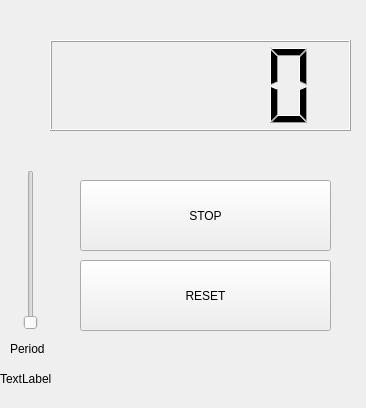
<?xml version="1.0" encoding="UTF-8"?>
<ui version="4.0">
 <class>Counter</class>
 <widget class="QWidget" name="Counter">
  <property name="geometry">
   <rect>
    <x>0</x>
    <y>0</y>
    <width>366</width>
    <height>408</height>
   </rect>
  </property>
  <property name="windowTitle">
   <string>Counter</string>
  </property>
  <widget class="QPushButton" name="button">
   <property name="geometry">
    <rect>
     <x>80</x>
     <y>180</y>
     <width>251</width>
     <height>71</height>
    </rect>
   </property>
   <property name="text">
    <string>STOP</string>
   </property>
  </widget>
  <widget class="QLCDNumber" name="lcdNumber">
   <property name="geometry">
    <rect>
     <x>50</x>
     <y>40</y>
     <width>301</width>
     <height>91</height>
    </rect>
   </property>
  </widget>
  <widget class="QPushButton" name="pushButton">
   <property name="geometry">
    <rect>
     <x>80</x>
     <y>260</y>
     <width>251</width>
     <height>71</height>
    </rect>
   </property>
   <property name="text">
    <string>RESET</string>
   </property>
  </widget>
  <widget class="QSlider" name="verticalSlider">
   <property name="geometry">
    <rect>
     <x>10</x>
     <y>170</y>
     <width>41</width>
     <height>160</height>
    </rect>
   </property>
   <property name="minimum">
    <number>500</number>
   </property>
   <property name="maximum">
    <number>10000</number>
   </property>
   <property name="orientation">
    <enum>Qt::Vertical</enum>
   </property>
  </widget>
  <widget class="QLabel" name="label">
   <property name="geometry">
    <rect>
     <x>10</x>
     <y>340</y>
     <width>66</width>
     <height>18</height>
    </rect>
   </property>
   <property name="text">
    <string>Period</string>
   </property>
  </widget>
  <widget class="QLabel" name="label_2">
   <property name="geometry">
    <rect>
     <x>0</x>
     <y>370</y>
     <width>66</width>
     <height>18</height>
    </rect>
   </property>
   <property name="text">
    <string>TextLabel</string>
   </property>
  </widget>
 </widget>
 <resources/>
 <connections>
  <connection>
   <sender>verticalSlider</sender>
   <signal>valueChanged(int)</signal>
   <receiver>label_2</receiver>
   <slot>setNum(int)</slot>
   <hints>
    <hint type="sourcelabel">
     <x>30</x>
     <y>249</y>
    </hint>
    <hint type="destinationlabel">
     <x>32</x>
     <y>378</y>
    </hint>
   </hints>
  </connection>
 </connections>
</ui>
